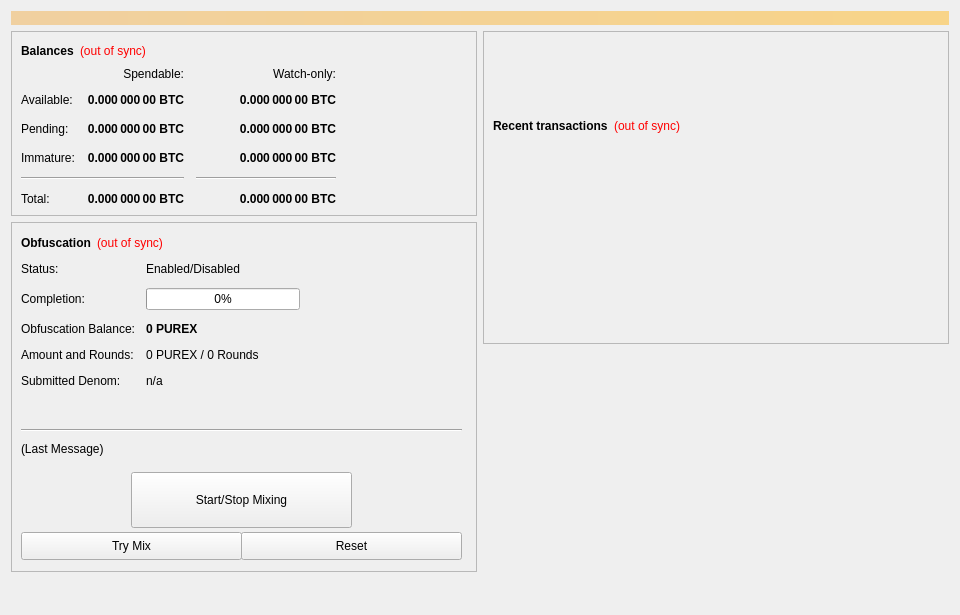
<?xml version="1.0" encoding="UTF-8"?>
<ui version="4.0">
 <class>OverviewPage</class>
 <widget class="QWidget" name="OverviewPage">
  <property name="geometry">
   <rect>
    <x>0</x>
    <y>0</y>
    <width>960</width>
    <height>615</height>
   </rect>
  </property>
  <property name="minimumSize">
   <size>
    <width>960</width>
    <height>0</height>
   </size>
  </property>
  <property name="windowTitle">
   <string>Form</string>
  </property>
  <layout class="QVBoxLayout" name="topLayout">
   <item>
    <widget class="QLabel" name="labelAlerts">
     <property name="visible">
      <bool>false</bool>
     </property>
     <property name="styleSheet">
      <string notr="true">background-color: qlineargradient(x1: 0, y1: 0, x2: 1, y2: 0, stop:0 #F0D0A0, stop:1 #F8D488); color:#000000;</string>
     </property>
     <property name="wordWrap">
      <bool>true</bool>
     </property>
     <property name="margin">
      <number>3</number>
     </property>
    </widget>
   </item>
   <item>
    <layout class="QHBoxLayout" name="horizontalLayout" stretch="1,1">
     <item>
      <layout class="QVBoxLayout" name="verticalLayout_2">
       <item>
        <widget class="QFrame" name="frame">
         <property name="frameShape">
          <enum>QFrame::StyledPanel</enum>
         </property>
         <property name="frameShadow">
          <enum>QFrame::Raised</enum>
         </property>
         <layout class="QVBoxLayout" name="verticalLayout_4">
          <item>
           <layout class="QHBoxLayout" name="horizontalLayout_4">
            <item>
             <widget class="QLabel" name="label_5">
              <property name="font">
               <font>
                <weight>75</weight>
                <bold>true</bold>
               </font>
              </property>
              <property name="text">
               <string>Balances</string>
              </property>
             </widget>
            </item>
            <item>
             <widget class="QLabel" name="labelWalletStatus">
              <property name="cursor">
               <cursorShape>WhatsThisCursor</cursorShape>
              </property>
              <property name="toolTip">
               <string>The displayed information may be out of date. Your wallet automatically synchronizes with the Pure network after a connection is established, but this process has not completed yet.</string>
              </property>
              <property name="styleSheet">
               <string notr="true">QLabel { color: red; }</string>
              </property>
              <property name="text">
               <string notr="true">(out of sync)</string>
              </property>
              <property name="alignment">
               <set>Qt::AlignLeading|Qt::AlignLeft|Qt::AlignVCenter</set>
              </property>
             </widget>
            </item>
            <item>
             <spacer name="horizontalSpacer_3">
              <property name="orientation">
               <enum>Qt::Horizontal</enum>
              </property>
              <property name="sizeHint" stdset="0">
               <size>
                <width>40</width>
                <height>20</height>
               </size>
              </property>
             </spacer>
            </item>
           </layout>
          </item>
          <item>
           <layout class="QGridLayout" name="gridLayout">
            <property name="spacing">
             <number>12</number>
            </property>
            <item row="2" column="2">
             <widget class="QLabel" name="labelWatchPending">
              <property name="font">
               <font>
                <weight>75</weight>
                <bold>true</bold>
               </font>
              </property>
              <property name="cursor">
               <cursorShape>IBeamCursor</cursorShape>
              </property>
              <property name="toolTip">
               <string>Unconfirmed transactions to watch-only addresses</string>
              </property>
              <property name="text">
               <string notr="true">0.000 000 00 BTC</string>
              </property>
              <property name="alignment">
               <set>Qt::AlignRight|Qt::AlignTrailing|Qt::AlignVCenter</set>
              </property>
              <property name="textInteractionFlags">
               <set>Qt::LinksAccessibleByMouse|Qt::TextSelectableByKeyboard|Qt::TextSelectableByMouse</set>
              </property>
             </widget>
            </item>
            <item row="2" column="1">
             <widget class="QLabel" name="labelUnconfirmed">
              <property name="font">
               <font>
                <weight>75</weight>
                <bold>true</bold>
               </font>
              </property>
              <property name="cursor">
               <cursorShape>IBeamCursor</cursorShape>
              </property>
              <property name="toolTip">
               <string>Total of transactions that have yet to be confirmed, and do not yet count toward the spendable balance</string>
              </property>
              <property name="text">
               <string notr="true">0.000 000 00 BTC</string>
              </property>
              <property name="alignment">
               <set>Qt::AlignRight|Qt::AlignTrailing|Qt::AlignVCenter</set>
              </property>
              <property name="textInteractionFlags">
               <set>Qt::LinksAccessibleByMouse|Qt::TextSelectableByKeyboard|Qt::TextSelectableByMouse</set>
              </property>
             </widget>
            </item>
            <item row="3" column="2">
             <widget class="QLabel" name="labelWatchImmature">
              <property name="font">
               <font>
                <weight>75</weight>
                <bold>true</bold>
               </font>
              </property>
              <property name="cursor">
               <cursorShape>IBeamCursor</cursorShape>
              </property>
              <property name="toolTip">
               <string>Staked or masternode rewards in watch-only addresses that has not yet matured</string>
              </property>
              <property name="text">
               <string notr="true">0.000 000 00 BTC</string>
              </property>
              <property name="alignment">
               <set>Qt::AlignRight|Qt::AlignTrailing|Qt::AlignVCenter</set>
              </property>
              <property name="textInteractionFlags">
               <set>Qt::LinksAccessibleByMouse|Qt::TextSelectableByKeyboard|Qt::TextSelectableByMouse</set>
              </property>
             </widget>
            </item>
            <item row="4" column="0" colspan="2">
             <widget class="Line" name="lineSpendableBalance">
              <property name="orientation">
               <enum>Qt::Horizontal</enum>
              </property>
             </widget>
            </item>
            <item row="4" column="2">
             <widget class="Line" name="lineWatchBalance">
              <property name="sizePolicy">
               <sizepolicy hsizetype="Preferred" vsizetype="Fixed">
                <horstretch>0</horstretch>
                <verstretch>0</verstretch>
               </sizepolicy>
              </property>
              <property name="minimumSize">
               <size>
                <width>140</width>
                <height>0</height>
               </size>
              </property>
              <property name="orientation">
               <enum>Qt::Horizontal</enum>
              </property>
             </widget>
            </item>
            <item row="5" column="0">
             <widget class="QLabel" name="labelTotalText">
              <property name="text">
               <string>Total:</string>
              </property>
             </widget>
            </item>
            <item row="3" column="1">
             <widget class="QLabel" name="labelImmature">
              <property name="font">
               <font>
                <weight>75</weight>
                <bold>true</bold>
               </font>
              </property>
              <property name="cursor">
               <cursorShape>IBeamCursor</cursorShape>
              </property>
              <property name="toolTip">
               <string>Staked or masternode rewards that has not yet matured</string>
              </property>
              <property name="text">
               <string notr="true">0.000 000 00 BTC</string>
              </property>
              <property name="alignment">
               <set>Qt::AlignRight|Qt::AlignTrailing|Qt::AlignVCenter</set>
              </property>
              <property name="textInteractionFlags">
               <set>Qt::LinksAccessibleByMouse|Qt::TextSelectableByKeyboard|Qt::TextSelectableByMouse</set>
              </property>
             </widget>
            </item>
            <item row="2" column="3">
             <spacer name="horizontalSpacer_2">
              <property name="orientation">
               <enum>Qt::Horizontal</enum>
              </property>
              <property name="sizeHint" stdset="0">
               <size>
                <width>40</width>
                <height>20</height>
               </size>
              </property>
             </spacer>
            </item>
            <item row="3" column="0">
             <widget class="QLabel" name="labelImmatureText">
              <property name="text">
               <string>Immature:</string>
              </property>
             </widget>
            </item>
            <item row="5" column="1">
             <widget class="QLabel" name="labelTotal">
              <property name="font">
               <font>
                <weight>75</weight>
                <bold>true</bold>
               </font>
              </property>
              <property name="cursor">
               <cursorShape>IBeamCursor</cursorShape>
              </property>
              <property name="toolTip">
               <string>Your current total balance</string>
              </property>
              <property name="text">
               <string notr="true">0.000 000 00 BTC</string>
              </property>
              <property name="alignment">
               <set>Qt::AlignRight|Qt::AlignTrailing|Qt::AlignVCenter</set>
              </property>
              <property name="textInteractionFlags">
               <set>Qt::LinksAccessibleByMouse|Qt::TextSelectableByKeyboard|Qt::TextSelectableByMouse</set>
              </property>
             </widget>
            </item>
            <item row="5" column="2">
             <widget class="QLabel" name="labelWatchTotal">
              <property name="font">
               <font>
                <weight>75</weight>
                <bold>true</bold>
               </font>
              </property>
              <property name="cursor">
               <cursorShape>IBeamCursor</cursorShape>
              </property>
              <property name="toolTip">
               <string>Current total balance in watch-only addresses</string>
              </property>
              <property name="text">
               <string notr="true">0.000 000 00 BTC</string>
              </property>
              <property name="alignment">
               <set>Qt::AlignRight|Qt::AlignTrailing|Qt::AlignVCenter</set>
              </property>
              <property name="textInteractionFlags">
               <set>Qt::LinksAccessibleByMouse|Qt::TextSelectableByKeyboard|Qt::TextSelectableByMouse</set>
              </property>
             </widget>
            </item>
            <item row="0" column="2">
             <widget class="QLabel" name="labelWatchonly">
              <property name="text">
               <string>Watch-only:</string>
              </property>
              <property name="alignment">
               <set>Qt::AlignRight|Qt::AlignTrailing|Qt::AlignVCenter</set>
              </property>
             </widget>
            </item>
            <item row="1" column="0">
             <widget class="QLabel" name="labelBalanceText">
              <property name="text">
               <string>Available:</string>
              </property>
             </widget>
            </item>
            <item row="1" column="1">
             <widget class="QLabel" name="labelBalance">
              <property name="font">
               <font>
                <weight>75</weight>
                <bold>true</bold>
               </font>
              </property>
              <property name="cursor">
               <cursorShape>IBeamCursor</cursorShape>
              </property>
              <property name="toolTip">
               <string>Your current spendable balance</string>
              </property>
              <property name="text">
               <string notr="true">0.000 000 00 BTC</string>
              </property>
              <property name="alignment">
               <set>Qt::AlignRight|Qt::AlignTrailing|Qt::AlignVCenter</set>
              </property>
              <property name="textInteractionFlags">
               <set>Qt::LinksAccessibleByMouse|Qt::TextSelectableByKeyboard|Qt::TextSelectableByMouse</set>
              </property>
             </widget>
            </item>
            <item row="1" column="2">
             <widget class="QLabel" name="labelWatchAvailable">
              <property name="font">
               <font>
                <weight>75</weight>
                <bold>true</bold>
               </font>
              </property>
              <property name="cursor">
               <cursorShape>IBeamCursor</cursorShape>
              </property>
              <property name="toolTip">
               <string>Your current balance in watch-only addresses</string>
              </property>
              <property name="text">
               <string notr="true">0.000 000 00 BTC</string>
              </property>
              <property name="alignment">
               <set>Qt::AlignRight|Qt::AlignTrailing|Qt::AlignVCenter</set>
              </property>
              <property name="textInteractionFlags">
               <set>Qt::LinksAccessibleByMouse|Qt::TextSelectableByKeyboard|Qt::TextSelectableByMouse</set>
              </property>
             </widget>
            </item>
            <item row="2" column="0">
             <widget class="QLabel" name="labelPendingText">
              <property name="text">
               <string>Pending:</string>
              </property>
             </widget>
            </item>
            <item row="0" column="1">
             <widget class="QLabel" name="labelSpendable">
              <property name="text">
               <string>Spendable:</string>
              </property>
              <property name="alignment">
               <set>Qt::AlignRight|Qt::AlignTrailing|Qt::AlignVCenter</set>
              </property>
             </widget>
            </item>
           </layout>
          </item>
         </layout>
        </widget>
       </item>
       <item>
        <widget class="QFrame" name="frameObfuscation">
         <property name="minimumSize">
          <size>
           <width>0</width>
           <height>350</height>
          </size>
         </property>
         <property name="layoutDirection">
          <enum>Qt::LeftToRight</enum>
         </property>
         <property name="frameShape">
          <enum>QFrame::StyledPanel</enum>
         </property>
         <property name="frameShadow">
          <enum>QFrame::Raised</enum>
         </property>
         <widget class="QWidget" name="formLayoutWidget">
          <property name="geometry">
           <rect>
            <x>10</x>
            <y>40</y>
            <width>451</width>
            <height>161</height>
           </rect>
          </property>
          <layout class="QFormLayout" name="formLayout">
           <property name="fieldGrowthPolicy">
            <enum>QFormLayout::AllNonFixedFieldsGrow</enum>
           </property>
           <property name="horizontalSpacing">
            <number>11</number>
           </property>
           <property name="verticalSpacing">
            <number>12</number>
           </property>
           <item row="0" column="0">
            <widget class="QLabel" name="label_6">
             <property name="text">
              <string>Status:</string>
             </property>
            </widget>
           </item>
           <item row="1" column="0">
            <widget class="QLabel" name="label_7">
             <property name="text">
              <string>Completion:</string>
             </property>
            </widget>
           </item>
           <item row="1" column="1">
            <widget class="QProgressBar" name="obfuscationProgress">
             <property name="maximumSize">
              <size>
               <width>154</width>
               <height>16777215</height>
              </size>
             </property>
             <property name="value">
              <number>0</number>
             </property>
            </widget>
           </item>
           <item row="2" column="0">
            <widget class="QLabel" name="labelAnonymizedText">
             <property name="text">
              <string>Obfuscation Balance:</string>
             </property>
            </widget>
           </item>
           <item row="2" column="1">
            <widget class="QLabel" name="labelAnonymized">
             <property name="font">
              <font>
               <weight>75</weight>
               <bold>true</bold>
              </font>
             </property>
             <property name="text">
              <string notr="true">0 PUREX</string>
             </property>
            </widget>
           </item>
           <item row="3" column="0">
            <widget class="QLabel" name="label_8">
             <property name="text">
              <string>Amount and Rounds:</string>
             </property>
            </widget>
           </item>
           <item row="3" column="1">
            <widget class="QLabel" name="labelAmountRounds">
             <property name="text">
              <string>0 PUREX / 0 Rounds</string>
             </property>
            </widget>
           </item>
           <item row="4" column="0">
            <widget class="QLabel" name="label_9">
             <property name="text">
              <string>Submitted Denom:</string>
             </property>
            </widget>
           </item>
           <item row="4" column="1">
            <widget class="QLabel" name="labelSubmittedDenom">
             <property name="toolTip">
              <string>The denominations you submitted to the Masternode.&lt;br&gt;To mix, other users must submit the exact same denominations.</string>
             </property>
             <property name="text">
              <string>n/a</string>
             </property>
            </widget>
           </item>
           <item row="0" column="1">
            <widget class="QLabel" name="obfuscationEnabled">
             <property name="text">
              <string>Enabled/Disabled</string>
             </property>
            </widget>
           </item>
          </layout>
         </widget>
         <widget class="QPushButton" name="runAutoDenom">
          <property name="geometry">
           <rect>
            <x>251</x>
            <y>17</y>
            <width>1</width>
            <height>1</height>
           </rect>
          </property>
          <property name="palette">
           <palette>
            <active>
             <colorrole role="WindowText">
              <brush brushstyle="SolidPattern">
               <color alpha="255">
                <red>0</red>
                <green>0</green>
                <blue>0</blue>
               </color>
              </brush>
             </colorrole>
             <colorrole role="Button">
              <brush brushstyle="SolidPattern">
               <color alpha="255">
                <red>239</red>
                <green>238</green>
                <blue>238</blue>
               </color>
              </brush>
             </colorrole>
             <colorrole role="Light">
              <brush brushstyle="SolidPattern">
               <color alpha="255">
                <red>255</red>
                <green>255</green>
                <blue>255</blue>
               </color>
              </brush>
             </colorrole>
             <colorrole role="Midlight">
              <brush brushstyle="SolidPattern">
               <color alpha="255">
                <red>247</red>
                <green>246</green>
                <blue>246</blue>
               </color>
              </brush>
             </colorrole>
             <colorrole role="Dark">
              <brush brushstyle="SolidPattern">
               <color alpha="255">
                <red>119</red>
                <green>119</green>
                <blue>119</blue>
               </color>
              </brush>
             </colorrole>
             <colorrole role="Mid">
              <brush brushstyle="SolidPattern">
               <color alpha="255">
                <red>159</red>
                <green>159</green>
                <blue>159</blue>
               </color>
              </brush>
             </colorrole>
             <colorrole role="Text">
              <brush brushstyle="SolidPattern">
               <color alpha="255">
                <red>0</red>
                <green>0</green>
                <blue>0</blue>
               </color>
              </brush>
             </colorrole>
             <colorrole role="BrightText">
              <brush brushstyle="SolidPattern">
               <color alpha="255">
                <red>255</red>
                <green>255</green>
                <blue>255</blue>
               </color>
              </brush>
             </colorrole>
             <colorrole role="ButtonText">
              <brush brushstyle="SolidPattern">
               <color alpha="255">
                <red>0</red>
                <green>0</green>
                <blue>0</blue>
               </color>
              </brush>
             </colorrole>
             <colorrole role="Base">
              <brush brushstyle="SolidPattern">
               <color alpha="255">
                <red>255</red>
                <green>255</green>
                <blue>255</blue>
               </color>
              </brush>
             </colorrole>
             <colorrole role="Window">
              <brush brushstyle="SolidPattern">
               <color alpha="255">
                <red>239</red>
                <green>238</green>
                <blue>238</blue>
               </color>
              </brush>
             </colorrole>
             <colorrole role="Shadow">
              <brush brushstyle="SolidPattern">
               <color alpha="255">
                <red>0</red>
                <green>0</green>
                <blue>0</blue>
               </color>
              </brush>
             </colorrole>
             <colorrole role="AlternateBase">
              <brush brushstyle="SolidPattern">
               <color alpha="255">
                <red>247</red>
                <green>246</green>
                <blue>246</blue>
               </color>
              </brush>
             </colorrole>
             <colorrole role="ToolTipBase">
              <brush brushstyle="SolidPattern">
               <color alpha="255">
                <red>255</red>
                <green>255</green>
                <blue>220</blue>
               </color>
              </brush>
             </colorrole>
             <colorrole role="ToolTipText">
              <brush brushstyle="SolidPattern">
               <color alpha="255">
                <red>0</red>
                <green>0</green>
                <blue>0</blue>
               </color>
              </brush>
             </colorrole>
            </active>
            <inactive>
             <colorrole role="WindowText">
              <brush brushstyle="SolidPattern">
               <color alpha="255">
                <red>0</red>
                <green>0</green>
                <blue>0</blue>
               </color>
              </brush>
             </colorrole>
             <colorrole role="Button">
              <brush brushstyle="SolidPattern">
               <color alpha="255">
                <red>239</red>
                <green>238</green>
                <blue>238</blue>
               </color>
              </brush>
             </colorrole>
             <colorrole role="Light">
              <brush brushstyle="SolidPattern">
               <color alpha="255">
                <red>255</red>
                <green>255</green>
                <blue>255</blue>
               </color>
              </brush>
             </colorrole>
             <colorrole role="Midlight">
              <brush brushstyle="SolidPattern">
               <color alpha="255">
                <red>247</red>
                <green>246</green>
                <blue>246</blue>
               </color>
              </brush>
             </colorrole>
             <colorrole role="Dark">
              <brush brushstyle="SolidPattern">
               <color alpha="255">
                <red>119</red>
                <green>119</green>
                <blue>119</blue>
               </color>
              </brush>
             </colorrole>
             <colorrole role="Mid">
              <brush brushstyle="SolidPattern">
               <color alpha="255">
                <red>159</red>
                <green>159</green>
                <blue>159</blue>
               </color>
              </brush>
             </colorrole>
             <colorrole role="Text">
              <brush brushstyle="SolidPattern">
               <color alpha="255">
                <red>0</red>
                <green>0</green>
                <blue>0</blue>
               </color>
              </brush>
             </colorrole>
             <colorrole role="BrightText">
              <brush brushstyle="SolidPattern">
               <color alpha="255">
                <red>255</red>
                <green>255</green>
                <blue>255</blue>
               </color>
              </brush>
             </colorrole>
             <colorrole role="ButtonText">
              <brush brushstyle="SolidPattern">
               <color alpha="255">
                <red>0</red>
                <green>0</green>
                <blue>0</blue>
               </color>
              </brush>
             </colorrole>
             <colorrole role="Base">
              <brush brushstyle="SolidPattern">
               <color alpha="255">
                <red>255</red>
                <green>255</green>
                <blue>255</blue>
               </color>
              </brush>
             </colorrole>
             <colorrole role="Window">
              <brush brushstyle="SolidPattern">
               <color alpha="255">
                <red>239</red>
                <green>238</green>
                <blue>238</blue>
               </color>
              </brush>
             </colorrole>
             <colorrole role="Shadow">
              <brush brushstyle="SolidPattern">
               <color alpha="255">
                <red>0</red>
                <green>0</green>
                <blue>0</blue>
               </color>
              </brush>
             </colorrole>
             <colorrole role="AlternateBase">
              <brush brushstyle="SolidPattern">
               <color alpha="255">
                <red>247</red>
                <green>246</green>
                <blue>246</blue>
               </color>
              </brush>
             </colorrole>
             <colorrole role="ToolTipBase">
              <brush brushstyle="SolidPattern">
               <color alpha="255">
                <red>255</red>
                <green>255</green>
                <blue>220</blue>
               </color>
              </brush>
             </colorrole>
             <colorrole role="ToolTipText">
              <brush brushstyle="SolidPattern">
               <color alpha="255">
                <red>0</red>
                <green>0</green>
                <blue>0</blue>
               </color>
              </brush>
             </colorrole>
            </inactive>
            <disabled>
             <colorrole role="WindowText">
              <brush brushstyle="SolidPattern">
               <color alpha="255">
                <red>119</red>
                <green>119</green>
                <blue>119</blue>
               </color>
              </brush>
             </colorrole>
             <colorrole role="Button">
              <brush brushstyle="SolidPattern">
               <color alpha="255">
                <red>239</red>
                <green>238</green>
                <blue>238</blue>
               </color>
              </brush>
             </colorrole>
             <colorrole role="Light">
              <brush brushstyle="SolidPattern">
               <color alpha="255">
                <red>255</red>
                <green>255</green>
                <blue>255</blue>
               </color>
              </brush>
             </colorrole>
             <colorrole role="Midlight">
              <brush brushstyle="SolidPattern">
               <color alpha="255">
                <red>247</red>
                <green>246</green>
                <blue>246</blue>
               </color>
              </brush>
             </colorrole>
             <colorrole role="Dark">
              <brush brushstyle="SolidPattern">
               <color alpha="255">
                <red>119</red>
                <green>119</green>
                <blue>119</blue>
               </color>
              </brush>
             </colorrole>
             <colorrole role="Mid">
              <brush brushstyle="SolidPattern">
               <color alpha="255">
                <red>159</red>
                <green>159</green>
                <blue>159</blue>
               </color>
              </brush>
             </colorrole>
             <colorrole role="Text">
              <brush brushstyle="SolidPattern">
               <color alpha="255">
                <red>119</red>
                <green>119</green>
                <blue>119</blue>
               </color>
              </brush>
             </colorrole>
             <colorrole role="BrightText">
              <brush brushstyle="SolidPattern">
               <color alpha="255">
                <red>255</red>
                <green>255</green>
                <blue>255</blue>
               </color>
              </brush>
             </colorrole>
             <colorrole role="ButtonText">
              <brush brushstyle="SolidPattern">
               <color alpha="255">
                <red>119</red>
                <green>119</green>
                <blue>119</blue>
               </color>
              </brush>
             </colorrole>
             <colorrole role="Base">
              <brush brushstyle="SolidPattern">
               <color alpha="255">
                <red>239</red>
                <green>238</green>
                <blue>238</blue>
               </color>
              </brush>
             </colorrole>
             <colorrole role="Window">
              <brush brushstyle="SolidPattern">
               <color alpha="255">
                <red>239</red>
                <green>238</green>
                <blue>238</blue>
               </color>
              </brush>
             </colorrole>
             <colorrole role="Shadow">
              <brush brushstyle="SolidPattern">
               <color alpha="255">
                <red>0</red>
                <green>0</green>
                <blue>0</blue>
               </color>
              </brush>
             </colorrole>
             <colorrole role="AlternateBase">
              <brush brushstyle="SolidPattern">
               <color alpha="255">
                <red>239</red>
                <green>238</green>
                <blue>238</blue>
               </color>
              </brush>
             </colorrole>
             <colorrole role="ToolTipBase">
              <brush brushstyle="SolidPattern">
               <color alpha="255">
                <red>255</red>
                <green>255</green>
                <blue>220</blue>
               </color>
              </brush>
             </colorrole>
             <colorrole role="ToolTipText">
              <brush brushstyle="SolidPattern">
               <color alpha="255">
                <red>0</red>
                <green>0</green>
                <blue>0</blue>
               </color>
              </brush>
             </colorrole>
            </disabled>
           </palette>
          </property>
          <property name="focusPolicy">
           <enum>Qt::NoFocus</enum>
          </property>
          <property name="autoFillBackground">
           <bool>true</bool>
          </property>
          <property name="text">
           <string/>
          </property>
          <property name="flat">
           <bool>true</bool>
          </property>
         </widget>
         <widget class="QPushButton" name="toggleObfuscation">
          <property name="geometry">
           <rect>
            <x>120</x>
            <y>250</y>
            <width>221</width>
            <height>56</height>
           </rect>
          </property>
          <property name="sizePolicy">
           <sizepolicy hsizetype="MinimumExpanding" vsizetype="Fixed">
            <horstretch>0</horstretch>
            <verstretch>0</verstretch>
           </sizepolicy>
          </property>
          <property name="text">
           <string>Start/Stop Mixing</string>
          </property>
         </widget>
         <widget class="Line" name="lineLastMessage">
          <property name="geometry">
           <rect>
            <x>10</x>
            <y>200</y>
            <width>441</width>
            <height>16</height>
           </rect>
          </property>
          <property name="orientation">
           <enum>Qt::Horizontal</enum>
          </property>
         </widget>
         <widget class="QLabel" name="obfuscationStatus">
          <property name="geometry">
           <rect>
            <x>10</x>
            <y>220</y>
            <width>451</width>
            <height>61</height>
           </rect>
          </property>
          <property name="minimumSize">
           <size>
            <width>288</width>
            <height>43</height>
           </size>
          </property>
          <property name="text">
           <string>(Last Message)</string>
          </property>
          <property name="alignment">
           <set>Qt::AlignLeading|Qt::AlignLeft|Qt::AlignTop</set>
          </property>
          <property name="wordWrap">
           <bool>true</bool>
          </property>
         </widget>
         <widget class="QPushButton" name="obfuscationAuto">
          <property name="geometry">
           <rect>
            <x>10</x>
            <y>310</y>
            <width>221</width>
            <height>28</height>
           </rect>
          </property>
          <property name="sizePolicy">
           <sizepolicy hsizetype="MinimumExpanding" vsizetype="Fixed">
            <horstretch>0</horstretch>
            <verstretch>0</verstretch>
           </sizepolicy>
          </property>
          <property name="toolTip">
           <string>Try to manually submit a Obfuscation request.</string>
          </property>
          <property name="text">
           <string>Try Mix</string>
          </property>
         </widget>
         <widget class="QPushButton" name="obfuscationReset">
          <property name="geometry">
           <rect>
            <x>230</x>
            <y>310</y>
            <width>221</width>
            <height>28</height>
           </rect>
          </property>
          <property name="sizePolicy">
           <sizepolicy hsizetype="MinimumExpanding" vsizetype="Fixed">
            <horstretch>0</horstretch>
            <verstretch>0</verstretch>
           </sizepolicy>
          </property>
          <property name="toolTip">
           <string>Reset the current status of Obfuscation (can interrupt Obfuscation if it's in the process of Mixing, which can cost you money!)</string>
          </property>
          <property name="autoFillBackground">
           <bool>false</bool>
          </property>
          <property name="text">
           <string>Reset</string>
          </property>
         </widget>
         <widget class="QWidget" name="layoutWidget">
          <property name="geometry">
           <rect>
            <x>10</x>
            <y>10</y>
            <width>431</width>
            <height>22</height>
           </rect>
          </property>
          <layout class="QHBoxLayout" name="horizontalLayout_5">
           <item>
            <widget class="QLabel" name="label_2">
             <property name="font">
              <font>
               <weight>75</weight>
               <bold>true</bold>
              </font>
             </property>
             <property name="text">
              <string>Obfuscation</string>
             </property>
            </widget>
           </item>
           <item>
            <widget class="QLabel" name="labelObfuscationSyncStatus">
             <property name="toolTip">
              <string>The displayed information may be out of date. Your wallet automatically synchronizes with the Pure network after a connection is established, but this process has not completed yet.</string>
             </property>
             <property name="styleSheet">
              <string notr="true">QLabel { color: red; }</string>
             </property>
             <property name="text">
              <string notr="true">(out of sync)</string>
             </property>
             <property name="alignment">
              <set>Qt::AlignLeading|Qt::AlignLeft|Qt::AlignVCenter</set>
             </property>
            </widget>
           </item>
           <item>
            <spacer name="horizontalSpacer_4">
             <property name="orientation">
              <enum>Qt::Horizontal</enum>
             </property>
             <property name="sizeHint" stdset="0">
              <size>
               <width>40</width>
               <height>20</height>
              </size>
             </property>
            </spacer>
           </item>
          </layout>
         </widget>
        </widget>
       </item>
       <item>
        <spacer name="verticalSpacer">
         <property name="orientation">
          <enum>Qt::Vertical</enum>
         </property>
         <property name="sizeHint" stdset="0">
          <size>
           <width>20</width>
           <height>40</height>
          </size>
         </property>
        </spacer>
       </item>
      </layout>
     </item>
     <item>
      <layout class="QVBoxLayout" name="verticalLayout_3">
       <item>
        <widget class="QFrame" name="frame_2">
         <property name="frameShape">
          <enum>QFrame::StyledPanel</enum>
         </property>
         <property name="frameShadow">
          <enum>QFrame::Raised</enum>
         </property>
         <layout class="QVBoxLayout" name="verticalLayout">
          <item>
           <spacer name="verticalSpacer_3">
            <property name="orientation">
             <enum>Qt::Vertical</enum>
            </property>
            <property name="sizeType">
             <enum>QSizePolicy::Fixed</enum>
            </property>
            <property name="sizeHint" stdset="0">
             <size>
              <width>20</width>
              <height>75</height>
             </size>
            </property>
           </spacer>
          </item>
          <item>
           <layout class="QHBoxLayout" name="horizontalLayout_2">
            <item>
             <widget class="QLabel" name="label_4">
              <property name="font">
               <font>
                <weight>75</weight>
                <bold>true</bold>
               </font>
              </property>
              <property name="text">
               <string>Recent transactions</string>
              </property>
             </widget>
            </item>
            <item>
             <widget class="QLabel" name="labelTransactionsStatus">
              <property name="cursor">
               <cursorShape>WhatsThisCursor</cursorShape>
              </property>
              <property name="toolTip">
               <string>The displayed information may be out of date. Your wallet automatically synchronizes with the Pure network after a connection is established, but this process has not completed yet.</string>
              </property>
              <property name="styleSheet">
               <string notr="true">QLabel { color: red; }</string>
              </property>
              <property name="text">
               <string notr="true">(out of sync)</string>
              </property>
              <property name="alignment">
               <set>Qt::AlignRight|Qt::AlignTrailing|Qt::AlignVCenter</set>
              </property>
             </widget>
            </item>
            <item>
             <spacer name="horizontalSpacer">
              <property name="orientation">
               <enum>Qt::Horizontal</enum>
              </property>
              <property name="sizeHint" stdset="0">
               <size>
                <width>40</width>
                <height>20</height>
               </size>
              </property>
             </spacer>
            </item>
           </layout>
          </item>
          <item>
           <widget class="QListView" name="listTransactions">
            <property name="styleSheet">
             <string notr="true">QListView { background: transparent; }</string>
            </property>
            <property name="frameShape">
             <enum>QFrame::NoFrame</enum>
            </property>
            <property name="verticalScrollBarPolicy">
             <enum>Qt::ScrollBarAlwaysOff</enum>
            </property>
            <property name="horizontalScrollBarPolicy">
             <enum>Qt::ScrollBarAlwaysOff</enum>
            </property>
            <property name="selectionMode">
             <enum>QAbstractItemView::NoSelection</enum>
            </property>
           </widget>
          </item>
         </layout>
        </widget>
       </item>
       <item>
        <spacer name="verticalSpacer_2">
         <property name="orientation">
          <enum>Qt::Vertical</enum>
         </property>
         <property name="sizeType">
          <enum>QSizePolicy::Expanding</enum>
         </property>
         <property name="sizeHint" stdset="0">
          <size>
           <width>20</width>
           <height>40</height>
          </size>
         </property>
        </spacer>
       </item>
      </layout>
     </item>
    </layout>
   </item>
  </layout>
 </widget>
 <resources/>
 <connections/>
</ui>
